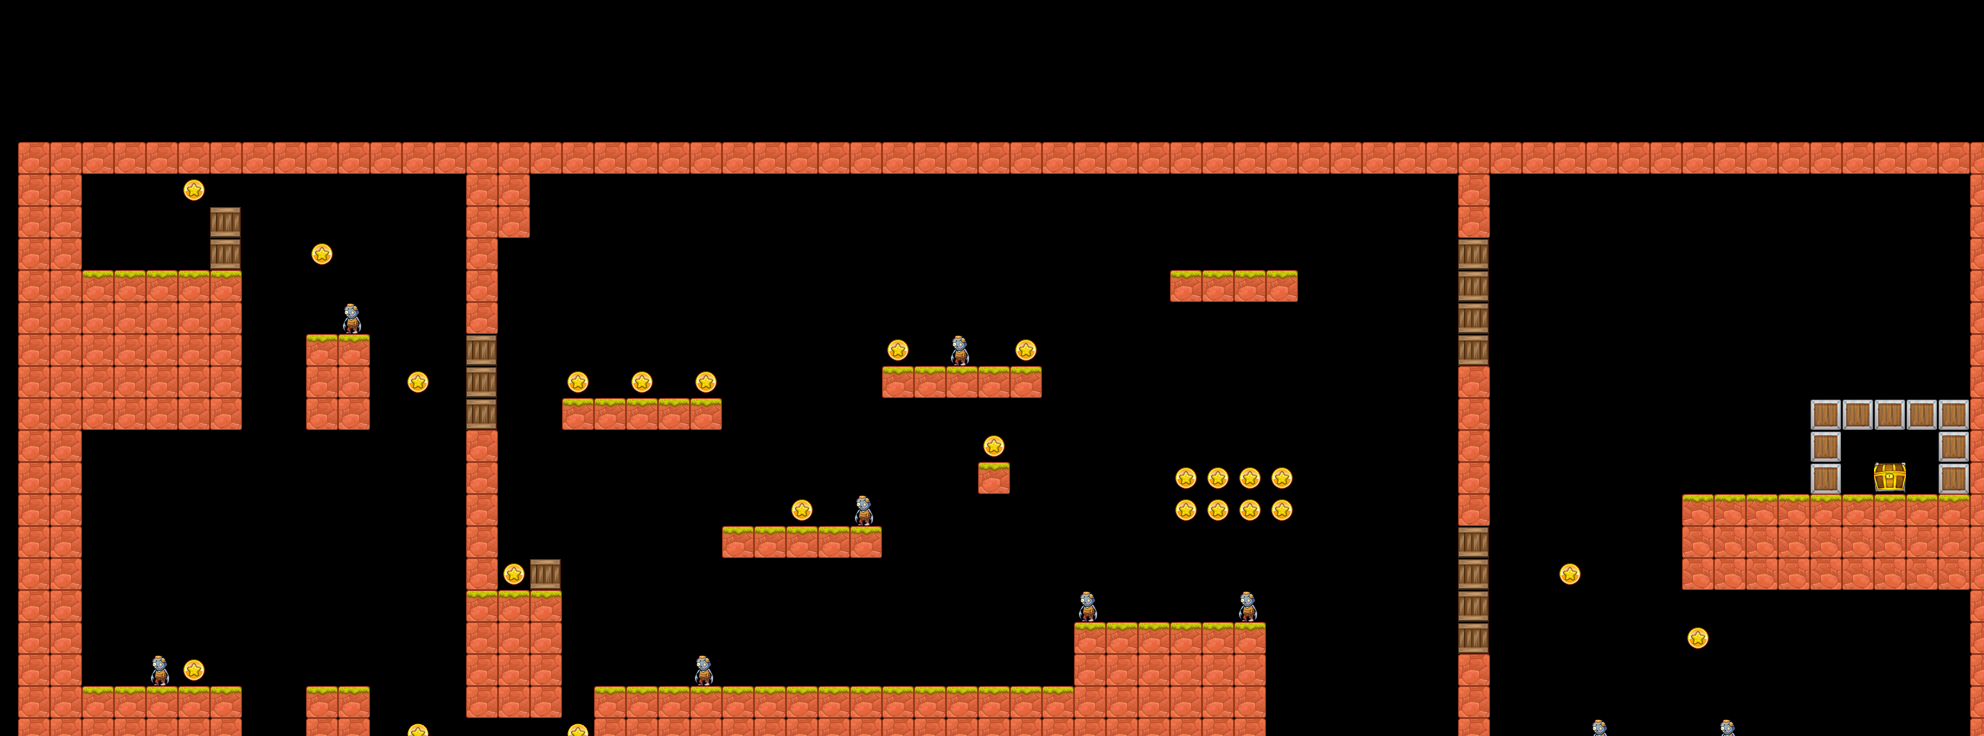

A level layout from a 2D game, rendered from its tile map. Below: a short description, then the map file with its tile-grid data intact:
An orthogonal 62x23 tile map with 32x32 px tiles, 1 tile layer (Tile Layer 1).

<map version="1.0" orientation="orthogonal" renderorder="right-down" width="62" height="23" tilewidth="32" tileheight="32" nextobjectid="1">
 <tileset firstgid="1" name="tilemap" tilewidth="32" tileheight="32" tilecount="13" columns="1">
  <image source="../Graphics/tilemap.png" width="32" height="416" />
 </tileset>
 <layer name="Tile Layer 1" width="62" height="23" offsetx="18" offsety="142">
  <data encoding="csv">
3,3,3,3,3,3,3,3,3,3,3,3,3,3,3,3,3,3,3,3,3,3,3,3,3,3,3,3,3,3,3,3,3,3,3,3,3,3,3,3,3,3,3,3,3,3,3,3,3,3,3,3,3,3,3,3,3,3,3,3,3,3,
3,3,0,0,0,9,0,0,0,0,0,0,0,0,3,3,0,0,0,0,0,0,0,0,0,0,0,0,0,0,0,0,0,0,0,0,0,0,0,0,0,0,0,0,0,3,0,0,0,0,0,0,0,0,0,0,0,0,0,0,0,3,
3,3,0,0,0,0,10,0,0,0,0,0,0,0,3,3,0,0,0,0,0,0,0,0,0,0,0,0,0,0,0,0,0,0,0,0,0,0,0,0,0,0,0,0,0,3,0,0,0,0,0,0,0,0,0,0,0,0,0,0,0,3,
3,3,0,0,0,0,10,0,0,9,0,0,0,0,3,0,0,0,0,0,0,0,0,0,0,0,0,0,0,0,0,0,0,0,0,0,0,0,0,0,0,0,0,0,0,10,0,0,0,0,0,0,0,0,0,0,0,0,0,0,0,3,
3,3,2,2,2,2,2,0,0,0,0,0,0,0,3,0,0,0,0,0,0,0,0,0,0,0,0,0,0,0,0,0,0,0,0,0,2,2,2,2,0,0,0,0,0,10,0,0,0,0,0,0,0,0,0,0,0,0,0,0,0,3,
3,3,3,3,3,3,3,0,0,0,11,0,0,0,3,0,0,0,0,0,0,0,0,0,0,0,0,0,0,0,0,0,0,0,0,0,0,0,0,0,0,0,0,0,0,10,0,0,0,0,0,0,0,0,0,0,0,0,0,0,0,3,
3,3,3,3,3,3,3,0,0,2,2,0,0,0,10,0,0,0,0,0,0,0,0,0,0,0,0,9,0,11,0,9,0,0,0,0,0,0,0,0,0,0,0,0,0,10,0,0,0,0,0,0,0,0,0,0,0,0,0,0,0,3,
3,3,3,3,3,3,3,0,0,3,3,0,9,0,10,0,0,9,0,9,0,9,0,0,0,0,0,2,2,2,2,2,0,0,0,0,0,0,0,0,0,0,0,0,0,3,0,0,0,0,0,0,0,0,0,0,0,0,0,0,0,3,
3,3,3,3,3,3,3,0,0,3,3,0,0,0,10,0,0,2,2,2,2,2,0,0,0,0,0,0,0,0,0,0,0,0,0,0,0,0,0,0,0,0,0,0,0,3,0,0,0,0,0,0,0,0,0,0,7,7,7,7,7,3,
3,3,0,0,0,0,0,0,0,0,0,0,0,0,3,0,0,0,0,0,0,0,0,0,0,0,0,0,0,0,9,0,0,0,0,0,0,0,0,0,0,0,0,0,0,3,0,0,0,0,0,0,0,0,0,0,7,0,0,0,7,3,
3,3,0,0,0,0,0,0,0,0,0,0,0,0,3,0,0,0,0,0,0,0,0,0,0,0,0,0,0,0,2,0,0,0,0,0,9,9,9,9,0,0,0,0,0,3,0,0,0,0,0,0,0,0,0,0,7,0,8,0,7,3,
3,3,0,0,0,0,0,0,0,0,0,0,0,0,3,0,0,0,0,0,0,0,0,0,9,0,11,0,0,0,0,0,0,0,0,0,9,9,9,9,0,0,0,0,0,3,0,0,0,0,0,0,2147483650,2147483650,2147483650,2147483650,2,2,2,2,2,3,
3,3,0,0,0,0,0,0,0,0,0,0,0,0,3,0,0,0,0,0,0,0,2,2,2,2,2,0,0,0,0,0,0,0,0,0,0,0,0,0,0,0,0,0,0,10,0,0,0,0,0,0,2147483651,2147483651,2147483651,2147483651,2147483651,2147483651,2147483651,3,3,3,
3,3,0,0,0,0,0,0,0,0,0,0,0,0,3,9,10,0,0,0,0,0,0,0,0,0,0,0,0,0,0,0,0,0,0,0,0,0,0,0,0,0,0,0,0,10,0,0,9,0,0,0,2147483651,2147483651,2147483651,2147483651,2147483651,2147483651,2147483651,2147483651,2147483651,3,
3,3,0,0,0,0,0,0,0,0,0,0,0,0,2,2,2,0,0,0,0,0,0,0,0,0,0,0,0,0,0,0,0,11,0,0,0,0,11,0,0,0,0,0,0,10,0,0,0,0,0,0,0,0,0,0,0,0,0,0,0,3,
3,3,0,0,0,0,0,0,0,0,0,0,0,0,3,3,3,0,0,0,0,0,0,0,0,0,0,0,0,0,0,0,0,2,2,2,2,2,2,0,0,0,0,0,0,10,0,0,0,0,0,0,9,0,0,0,0,0,0,0,0,3,
3,3,0,0,11,9,0,0,0,0,0,0,0,0,3,3,3,0,0,0,0,11,0,0,0,0,0,0,0,0,0,0,0,3,3,3,3,3,3,0,0,0,0,0,0,3,0,0,0,0,0,0,0,0,0,0,0,0,0,0,0,3,
3,3,2,2,2,2,2,0,0,2,2,0,0,0,3,3,3,0,2,2,2,2,2,2,2,2,2,2,2,2,2,2,2,3,3,3,3,3,3,0,0,0,0,0,0,3,0,0,0,0,0,0,0,0,0,0,0,0,0,0,0,3,
3,3,3,3,3,3,3,0,0,3,3,0,9,0,0,0,0,9,3,3,3,3,3,3,3,3,3,3,3,3,3,3,3,3,3,3,3,3,3,0,0,0,0,0,0,3,0,0,0,11,0,0,0,11,0,0,0,0,0,0,0,3,
3,3,3,3,3,3,3,0,0,3,3,0,0,0,11,0,0,0,3,3,3,3,3,3,3,3,3,3,3,3,3,3,3,3,3,3,3,3,3,0,0,0,0,0,0,3,0,2,2,2,2,2,2,2,2,2,2,2,2,2,2,3,
3,3,3,3,3,3,3,0,0,3,3,2,2,2,2,2,2,2,3,3,3,3,3,3,3,3,3,3,3,3,3,3,3,3,3,3,3,3,3,2,2,2,0,0,2,3,2,3,3,3,3,3,3,3,3,3,3,3,3,3,3,3,
3,3,3,3,3,3,3,0,0,3,3,3,3,3,3,3,3,3,3,3,3,3,3,3,3,3,3,3,3,3,3,3,3,3,3,3,3,3,3,3,3,3,0,0,3,3,3,3,3,3,3,3,3,3,3,3,3,3,3,3,3,3,
3,3,3,3,3,3,3,0,0,3,3,3,3,3,3,3,3,3,3,3,3,3,3,3,3,3,3,3,3,3,3,3,3,3,3,3,3,3,3,3,3,3,0,0,3,3,3,3,3,3,3,3,3,3,3,3,3,3,3,3,3,3
</data>
 </layer>
</map>
